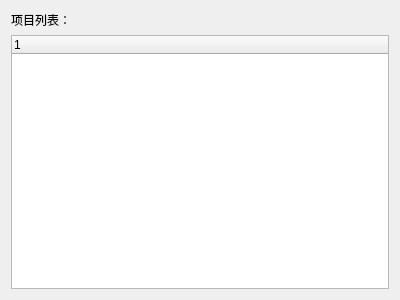
<?xml version="1.0" encoding="UTF-8"?>
<ui version="4.0">
 <class>ProTree</class>
 <widget class="QDialog" name="ProTree">
  <property name="geometry">
   <rect>
    <x>0</x>
    <y>0</y>
    <width>400</width>
    <height>300</height>
   </rect>
  </property>
  <property name="windowTitle">
   <string>Dialog</string>
  </property>
  <layout class="QVBoxLayout" name="verticalLayout_2">
   <item>
    <layout class="QVBoxLayout" name="verticalLayout" stretch="1,20">
     <item>
      <widget class="QLabel" name="label_pro">
       <property name="text">
        <string>项目列表：</string>
       </property>
      </widget>
     </item>
     <item>
      <widget class="ProTreeWidget" name="treeWidget">
       <column>
        <property name="text">
         <string notr="true">1</string>
        </property>
       </column>
      </widget>
     </item>
    </layout>
   </item>
  </layout>
 </widget>
 <customwidgets>
  <customwidget>
   <class>ProTreeWidget</class>
   <extends>QTreeWidget</extends>
   <header>protreewidget.h</header>
  </customwidget>
 </customwidgets>
 <resources/>
 <connections/>
</ui>
